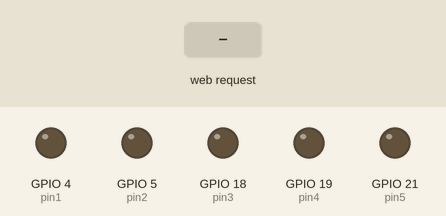
This sketch was run on a simulated ESP32. On the bench: output pins drawn as LEDs (lit = HIGH). Inputs (shaded band) come from the test bench. WiFi joins after 1.5 s; servers stay silent unless stated; what the sketch prints to the serial monitor is not drawn.

Above: at 3.2 s.
3.3 s: HTTP request GET /1on received
At 4.5 s:
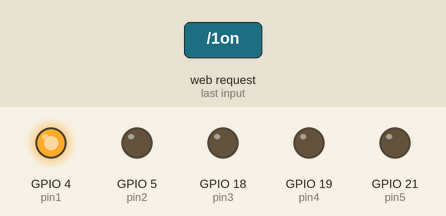
4.8 s: HTTP request GET /2on received
At 5.7 s:
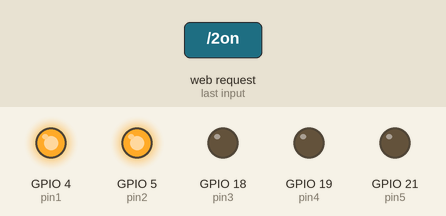
6.3 s: HTTP request GET /1off received
At 6.8 s:
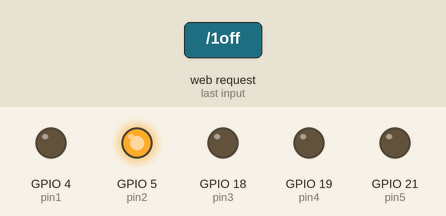
7.8 s: HTTP request GET /3on received
At 9.0 s:
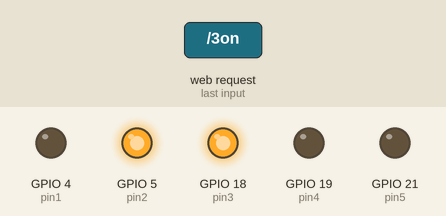
9.3 s: HTTP request GET /2off received
At 10.3 s:
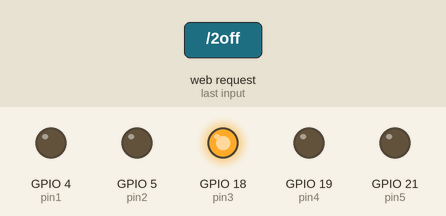
10.8 s: HTTP request GET /4on received
At 11.4 s:
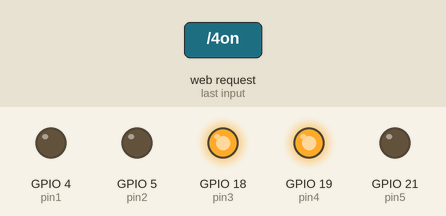
Timing chart, 0 to 13.3 s (numbered marks = the images above; inputs shaded):
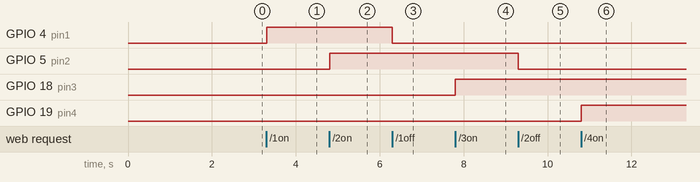

The sketch:

ESP-32main.ino
```cpp
#include <WiFi.h>
#include <ESPAsyncWebServer.h>

// Replace with your Wi-Fi credentials
const char* ssid = "SSID";
const char* password = "PASSWORD";

// Create an instance of the server
AsyncWebServer server(80);

// Define the GPIO pins to control
const int pin1 = 4;  // D4
const int pin2 = 5;  // D5
const int pin3 = 18; // D18
const int pin4 = 19; // D19
const int pin5 = 21; // D21

void setup() {
  Serial.begin(115200);

  // Set pin modes
  pinMode(pin1, OUTPUT);
  pinMode(pin2, OUTPUT);
  pinMode(pin3, OUTPUT);
  pinMode(pin4, OUTPUT);
  pinMode(pin5, OUTPUT);

  // Connecting to Wi-Fi
  WiFi.begin(ssid, password);
  Serial.println("Connecting to Wi-Fi...");

  int attempts = 0;
  while (WiFi.status() != WL_CONNECTED && attempts < 20) {
    delay(1000);
    Serial.print(".");
    attempts++;
  }

  if (WiFi.status() == WL_CONNECTED) {
    Serial.println("Connected to Wi-Fi");
    Serial.print("IP Address: ");
    Serial.println(WiFi.localIP());
  } else {
    Serial.println("Failed to connect to Wi-Fi.");
  }

  // Define HTTP GET requests to control pins
  server.on("/1on", HTTP_GET, [](AsyncWebServerRequest *request){
    digitalWrite(pin1, HIGH); // Turn pin1 on
    request->send(200, "text/plain", "Pin 1 is ON");
  });

  server.on("/1off", HTTP_GET, [](AsyncWebServerRequest *request){
    digitalWrite(pin1, LOW); // Turn pin1 off
    request->send(200, "text/plain", "Pin 1 is OFF");
  });

  server.on("/2on", HTTP_GET, [](AsyncWebServerRequest *request){
    digitalWrite(pin2, HIGH); // Turn pin2 on
    request->send(200, "text/plain", "Pin 2 is ON");
  });

  server.on("/2off", HTTP_GET, [](AsyncWebServerRequest *request){
    digitalWrite(pin2, LOW); // Turn pin2 off
    request->send(200, "text/plain", "Pin 2 is OFF");
  });

  server.on("/3on", HTTP_GET, [](AsyncWebServerRequest *request){
    digitalWrite(pin3, HIGH); // Turn pin3 on
    request->send(200, "text/plain", "Pin 3 is ON");
  });

  server.on("/3off", HTTP_GET, [](AsyncWebServerRequest *request){
    digitalWrite(pin3, LOW); // Turn pin3 off
    request->send(200, "text/plain", "Pin 3 is OFF");
  });

  server.on("/4on", HTTP_GET, [](AsyncWebServerRequest *request){
    digitalWrite(pin4, HIGH); // Turn pin4 on
    request->send(200, "text/plain", "Pin 4 is ON");
  });

  server.on("/4off", HTTP_GET, [](AsyncWebServerRequest *request){
    digitalWrite(pin4, LOW); // Turn pin4 off
    request->send(200, "text/plain", "Pin 4 is OFF");
  });

  server.on("/5on", HTTP_GET, [](AsyncWebServerRequest *request){
    digitalWrite(pin5, HIGH); // Turn pin5 on
    request->send(200, "text/plain", "Pin 5 is ON");
  });

  server.on("/5off", HTTP_GET, [](AsyncWebServerRequest *request){
    digitalWrite(pin5, LOW); // Turn pin5 off
    request->send(200, "text/plain", "Pin 5 is OFF");
  });

  // Start the server
  server.begin();
}

void loop() {
  // Nothing needed here for now, the server runs in the background
}
```

Measured:
- after the input at 3.3 s, GPIO 4 (pin1): LOW → HIGH at once
- after the input at 4.8 s, GPIO 5 (pin2): LOW → HIGH at once
- after the input at 6.3 s, GPIO 4 (pin1): HIGH → LOW at once
- after the input at 7.8 s, GPIO 18 (pin3): LOW → HIGH at once
- after the input at 9.3 s, GPIO 5 (pin2): HIGH → LOW at once
- after the input at 10.8 s, GPIO 19 (pin4): LOW → HIGH at once
